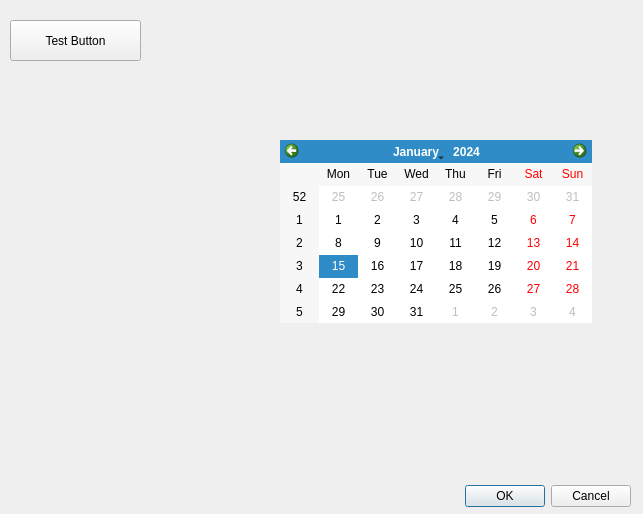
<?xml version="1.0" encoding="UTF-8"?>
<ui version="4.0">
 <class>Dialog</class>
 <widget class="QDialog" name="Dialog">
  <property name="geometry">
   <rect>
    <x>0</x>
    <y>0</y>
    <width>643</width>
    <height>514</height>
   </rect>
  </property>
  <property name="windowTitle">
   <string>Dialog</string>
  </property>
  <widget class="QDialogButtonBox" name="buttonBox">
   <property name="geometry">
    <rect>
     <x>290</x>
     <y>480</y>
     <width>341</width>
     <height>32</height>
    </rect>
   </property>
   <property name="orientation">
    <enum>Qt::Horizontal</enum>
   </property>
   <property name="standardButtons">
    <set>QDialogButtonBox::Cancel|QDialogButtonBox::Ok</set>
   </property>
  </widget>
  <widget class="QPushButton" name="pushButton">
   <property name="geometry">
    <rect>
     <x>10</x>
     <y>20</y>
     <width>131</width>
     <height>41</height>
    </rect>
   </property>
   <property name="text">
    <string>Test Button</string>
   </property>
   <property name="checkable">
    <bool>false</bool>
   </property>
  </widget>
  <widget class="QCalendarWidget" name="calendarWidget">
   <property name="geometry">
    <rect>
     <x>280</x>
     <y>140</y>
     <width>312</width>
     <height>183</height>
    </rect>
   </property>
  </widget>
 </widget>
 <resources/>
 <connections>
  <connection>
   <sender>buttonBox</sender>
   <signal>accepted()</signal>
   <receiver>Dialog</receiver>
   <slot>accept()</slot>
   <hints>
    <hint type="sourcelabel">
     <x>248</x>
     <y>254</y>
    </hint>
    <hint type="destinationlabel">
     <x>157</x>
     <y>274</y>
    </hint>
   </hints>
  </connection>
  <connection>
   <sender>buttonBox</sender>
   <signal>rejected()</signal>
   <receiver>Dialog</receiver>
   <slot>reject()</slot>
   <hints>
    <hint type="sourcelabel">
     <x>316</x>
     <y>260</y>
    </hint>
    <hint type="destinationlabel">
     <x>286</x>
     <y>274</y>
    </hint>
   </hints>
  </connection>
 </connections>
</ui>
